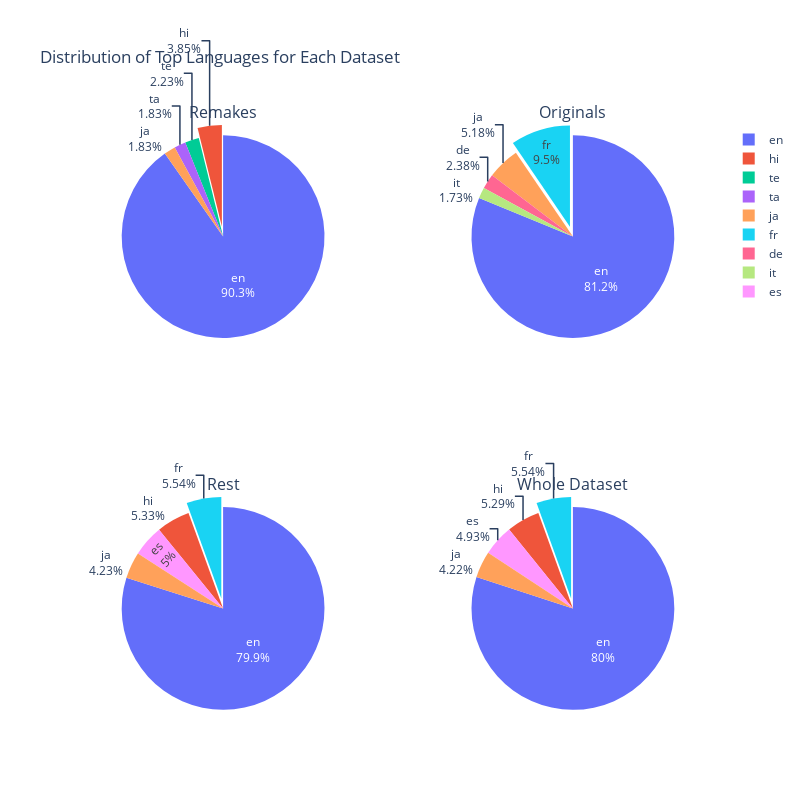

The notebook cell this image was saved under:
### Markdown cell above
### Languages

### Code cell
# Get data for each dataset
names_remakes, values_remakes = pie_chart_data(df_remakes, "original_language")
names_originals, values_originals = pie_chart_data(df_originals, "original_language")
names_rest, values_rest = pie_chart_data(df_rest, "original_language")
names_movies, values_movies = pie_chart_data(df_movies, "original_language")

# Create a figure with a 2x2 grid for pie charts
fig = make_subplots(rows=2, cols=2, specs=[[{'type':'domain'}, {'type':'domain'}],
                                           [{'type':'domain'}, {'type':'domain'}]],
                    subplot_titles=["Remakes", "Originals", "Rest", "Whole Dataset"])

fig.add_trace(px.pie(names=names_remakes, values=values_remakes).data[0], row=1, col=1)
fig.add_trace(px.pie(names=names_originals, values=values_originals).data[0], row=1, col=2)
fig.add_trace(px.pie(names=names_rest, values=values_rest).data[0], row=2, col=1)
fig.add_trace(px.pie(names=names_movies, values=values_movies).data[0], row=2, col=2)

fig.update_traces(textinfo='percent+label', pull=[0,0.1,0,0])  # Adjust as needed
fig.update_layout(width=800, height=800, title="Distribution of Top Languages for Each Dataset")

fig.show()

# Print proportion known for the whole dataset as before
proportion_known = len(df_movies["original_language"].dropna().astype(str).apply(lambda x: x.strip())) / len(df_movies["original_language"])
print(f"The proportion of movies for which languages are known: {proportion_known}")

### Figure 1 — Plotly figure (JSON) as saved in the notebook; plotly's stock layout.template omitted (floating-point values rounded to 4 significant figures)
{"data": [{"domain": {"x": [0, 0.45], "y": [0.625, 1]}, "hovertemplate": "label=%{label}<br>value=%{value}<extra></extra>", "labels": ["en", "hi", "te", "ta", "ja"], "legendgroup": "", "name": "", "pull": [0, 0.1, 0, 0], "showlegend": true, "textinfo": "percent+label", "type": "pie", "values": [445, 19, 11, 9, 9]}, {"domain": {"x": [0.55, 1], "y": [0.625, 1]}, "hovertemplate": "label=%{label}<br>value=%{value}<extra></extra>", "labels": ["en", "fr", "ja", "de", "it"], "legendgroup": "", "name": "", "pull": [0, 0.1, 0, 0], "showlegend": true, "textinfo": "percent+label", "type": "pie", "values": [376, 44, 24, 11, 8]}, {"domain": {"x": [0, 0.45], "y": [0, 0.375]}, "hovertemplate": "label=%{label}<br>value=%{value}<extra></extra>", "labels": ["en", "fr", "hi", "es", "ja"], "legendgroup": "", "name": "", "pull": [0, 0.1, 0, 0], "showlegend": true, "textinfo": "percent+label", "type": "pie", "values": [42712, 2964, 2849, 2673, 2261]}, {"domain": {"x": [0.55, 1], "y": [0, 0.375]}, "hovertemplate": "label=%{label}<br>value=%{value}<extra></extra>", "labels": ["en", "fr", "hi", "es", "ja"], "legendgroup": "", "name": "", "pull": [0, 0.1, 0, 0], "showlegend": true, "textinfo": "percent+label", "type": "pie", "values": [43516, 3010, 2876, 2679, 2294]}], "layout": {"annotations": [{"font": {"size": 16}, "showarrow": false, "text": "Remakes", "x": 0.225, "xanchor": "center", "xref": "paper", "y": 1, "yanchor": "bottom", "yref": "paper"}, {"font": {"size": 16}, "showarrow": false, "text": "Originals", "x": 0.775, "xanchor": "center", "xref": "paper", "y": 1, "yanchor": "bottom", "yref": "paper"}, {"font": {"size": 16}, "showarrow": false, "text": "Rest", "x": 0.225, "xanchor": "center", "xref": "paper", "y": 0.375, "yanchor": "bottom", "yref": "paper"}, {"font": {"size": 16}, "showarrow": false, "text": "Whole Dataset", "x": 0.775, "xanchor": "center", "xref": "paper", "y": 0.375, "yanchor": "bottom", "yref": "paper"}], "height": 800, "title": {"text": "Distribution of Top Languages for Each Dataset"}, "width": 800}}
